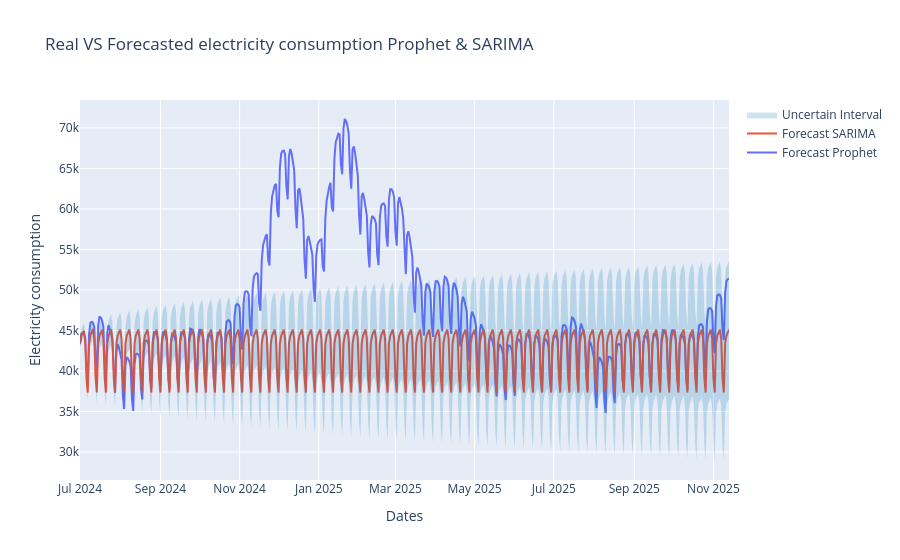

This figure's notebook cell:
### Code cell
# prophet predict
forecast_prophet = model_prophet.predict(future_dates)

# SARIMA predict
forecast_sarima_best = result3.get_forecast(steps = len(future_dates))

forecast_y_best = forecast_sarima_best.predicted_mean

# The uncertain interval in the Prophet model is defaulted to 0.8, so I am picking the same width for the SARIMA interval
uncertain_best = forecast_sarima_best.conf_int(alpha = 0.80)

fig = go.Figure()


fig.add_trace(go.Scatter(x = future_dates['ds'], y = forecast_prophet['yhat'], mode = 'lines',  name = 'Forecast Prophet'))

fig.add_trace(go.Scatter(x = future_dates['ds'], y = forecast_y_best, mode = 'lines',  name = 'Forecast SARIMA'))

fig.update_layout(title = f'Real VS Forecasted electricity consumption Prophet & SARIMA',
              xaxis_title = 'Dates', yaxis_title = 'Electricity consumption')


fig.add_trace(go.Scatter(x = future_dates['ds'], y = uncertain_best['upper y'], mode = 'lines', line=dict(width=0), showlegend = False))
        # fill = 'tonexty ==> Fill this area between the current trace and the previous trace
fig.add_trace(go.Scatter(x = future_dates['ds'], y = uncertain_best['lower y'], mode = 'lines', line=dict(width=0), 
        fillcolor='rgba(0, 114, 178, 0.2)', fill='tonexty', name = 'Uncertain Interval'))

fig.show()

### Figure 1 — Plotly figure (JSON) as saved in the notebook; plotly's stock layout.template omitted (floating-point values rounded to 4 significant figures; data arrays with more than 128 entries replaced by an {"elided": "..."} marker saying what was removed)
{"data": [{"mode": "lines", "name": "Forecast Prophet", "type": "scatter", "x": {"elided": "501 str values"}, "y": {"elided": "501 float values"}}, {"mode": "lines", "name": "Forecast SARIMA", "type": "scatter", "x": {"elided": "501 str values"}, "y": {"elided": "501 float values"}}, {"line": {"width": 0}, "mode": "lines", "showlegend": false, "type": "scatter", "x": {"elided": "501 str values"}, "y": {"elided": "501 float values"}}, {"fill": "tonexty", "fillcolor": "rgba(0, 114, 178, 0.2)", "line": {"width": 0}, "mode": "lines", "name": "Uncertain Interval", "type": "scatter", "x": {"elided": "501 str values"}, "y": {"elided": "501 float values"}}], "layout": {"title": {"text": "Real VS Forecasted electricity consumption Prophet & SARIMA"}, "xaxis": {"title": {"text": "Dates"}}, "yaxis": {"title": {"text": "Electricity consumption"}}}}
